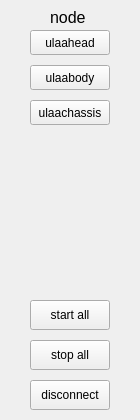
<?xml version="1.0" encoding="UTF-8"?>
<ui version="4.0">
 <class>UlaaNode</class>
 <widget class="QWidget" name="UlaaNode">
  <property name="geometry">
   <rect>
    <x>0</x>
    <y>0</y>
    <width>140</width>
    <height>420</height>
   </rect>
  </property>
  <property name="windowTitle">
   <string>UlaaNode</string>
  </property>
  <property name="locale">
   <locale language="Chinese" country="China"/>
  </property>
  <widget class="QPushButton" name="pushButton_ulaahead">
   <property name="geometry">
    <rect>
     <x>30</x>
     <y>30</y>
     <width>80</width>
     <height>25</height>
    </rect>
   </property>
   <property name="text">
    <string>ulaahead</string>
   </property>
   <property name="checkable">
    <bool>true</bool>
   </property>
  </widget>
  <widget class="QPushButton" name="pushButton_ulaabody">
   <property name="geometry">
    <rect>
     <x>30</x>
     <y>65</y>
     <width>80</width>
     <height>25</height>
    </rect>
   </property>
   <property name="text">
    <string>ulaabody</string>
   </property>
   <property name="checkable">
    <bool>true</bool>
   </property>
  </widget>
  <widget class="QPushButton" name="pushButton_ulaachassis">
   <property name="geometry">
    <rect>
     <x>30</x>
     <y>100</y>
     <width>80</width>
     <height>25</height>
    </rect>
   </property>
   <property name="text">
    <string>ulaachassis</string>
   </property>
   <property name="checkable">
    <bool>true</bool>
   </property>
  </widget>
  <widget class="QPushButton" name="pushButton_disconnect">
   <property name="geometry">
    <rect>
     <x>30</x>
     <y>380</y>
     <width>80</width>
     <height>30</height>
    </rect>
   </property>
   <property name="text">
    <string>disconnect</string>
   </property>
  </widget>
  <widget class="QPushButton" name="pushButton_stop_all">
   <property name="geometry">
    <rect>
     <x>30</x>
     <y>340</y>
     <width>80</width>
     <height>30</height>
    </rect>
   </property>
   <property name="text">
    <string>stop all</string>
   </property>
  </widget>
  <widget class="QLabel" name="label">
   <property name="geometry">
    <rect>
     <x>50</x>
     <y>10</y>
     <width>57</width>
     <height>15</height>
    </rect>
   </property>
   <property name="font">
    <font>
     <pointsize>12</pointsize>
    </font>
   </property>
   <property name="text">
    <string>node</string>
   </property>
  </widget>
  <widget class="QPushButton" name="pushButton_start_all">
   <property name="geometry">
    <rect>
     <x>30</x>
     <y>300</y>
     <width>80</width>
     <height>30</height>
    </rect>
   </property>
   <property name="text">
    <string>start all</string>
   </property>
  </widget>
 </widget>
 <resources/>
 <connections/>
</ui>
